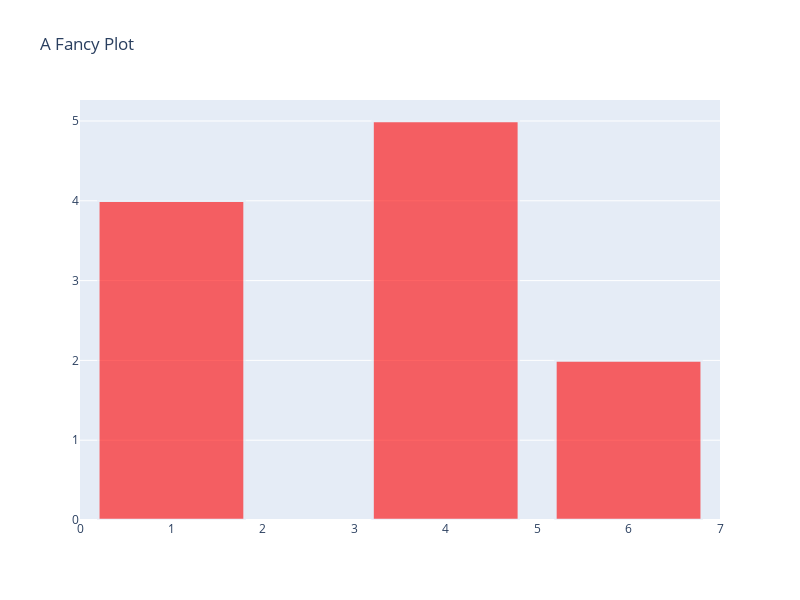

Write notebook code for a chart like this one.
### Code cell
fig.update_traces(marker_color='red', marker_line_width=2.5, opacity=0.6)
fig.show()

### Figure 1 — Plotly figure (JSON) as saved in the notebook; plotly's stock layout.template omitted (floating-point values rounded to 4 significant figures)
{"data": [{"marker": {"color": "red", "line": {"width": 2.5}}, "opacity": 0.6, "type": "bar", "x": [1, 4, 6], "y": [4, 5, 2]}], "layout": {"height": 600, "title": {"text": "A Fancy Plot"}, "width": 800}}
